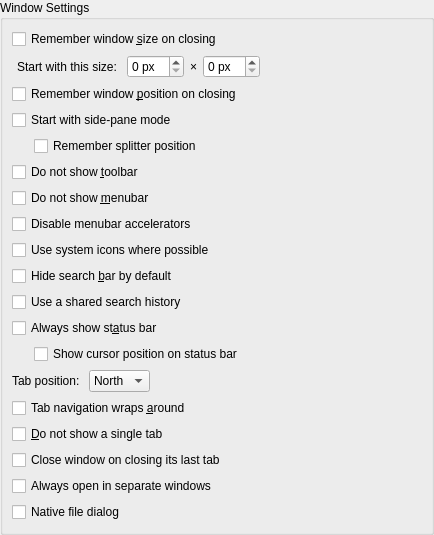
         <widget class="QWidget" name="scrollAreaWidgetContents1">
          <property name="geometry">
           <rect>
            <x>0</x>
            <y>0</y>
            <width>434</width>
            <height>442</height>
           </rect>
          </property>
          <layout class="QVBoxLayout" name="verticalLayout">
           <property name="spacing">
            <number>0</number>
           </property>
           <property name="leftMargin">
            <number>0</number>
           </property>
           <property name="topMargin">
            <number>0</number>
           </property>
           <property name="rightMargin">
            <number>0</number>
           </property>
           <property name="bottomMargin">
            <number>0</number>
           </property>
           <item>
            <widget class="QGroupBox" name="windowGoupBox">
             <property name="title">
              <string>Window Settings</string>
             </property>
             <layout class="QVBoxLayout" name="verticalLayout_1">
              <item>
               <widget class="QCheckBox" name="winSizeBox">
                <property name="text">
                 <string>Remember window &amp;size on closing</string>
                </property>
               </widget>
              </item>
              <item>
               <layout class="QHBoxLayout" name="horizontalLayout">
                <item>
                 <widget class="QLabel" name="sizeLable">
                  <property name="toolTip">
                   <string>Window frame is excluded.</string>
                  </property>
                  <property name="text">
                   <string>Start with this size: </string>
                  </property>
                  <property name="indent">
                   <number>5</number>
                  </property>
                 </widget>
                </item>
                <item>
                 <widget class="QSpinBox" name="spinX">
                  <property name="toolTip">
                   <string>Window frame is excluded.</string>
                  </property>
                  <property name="suffix">
                   <string> px</string>
                  </property>
                 </widget>
                </item>
                <item>
                 <widget class="QLabel" name="mLabel">
                  <property name="toolTip">
                   <string>Window frame is excluded.</string>
                  </property>
                  <property name="text">
                   <string>×</string>
                  </property>
                  <property name="alignment">
                   <set>Qt::AlignCenter</set>
                  </property>
                 </widget>
                </item>
                <item>
                 <widget class="QSpinBox" name="spinY">
                  <property name="toolTip">
                   <string>Window frame is excluded.</string>
                  </property>
                  <property name="suffix">
                   <string> px</string>
                  </property>
                 </widget>
                </item>
                <item>
                 <spacer name="horizontalSpacer">
                  <property name="orientation">
                   <enum>Qt::Horizontal</enum>
                  </property>
                  <property name="sizeType">
                   <enum>QSizePolicy::MinimumExpanding</enum>
                  </property>
                  <property name="sizeHint" stdset="0">
                   <size>
                    <width>5</width>
                    <height>5</height>
                   </size>
                  </property>
                 </spacer>
                </item>
               </layout>
              </item>
              <item>
               <widget class="QCheckBox" name="winPosBox">
                <property name="toolTip">
                 <string>Enforcing a window position is not recommended
and may not work with some window managers.</string>
                </property>
                <property name="text">
                 <string>Remember window &amp;position on closing</string>
                </property>
               </widget>
              </item>
              <item>
               <widget class="QCheckBox" name="sidePaneBox">
                <property name="toolTip">
                 <string>Most suitable with sessions
but without tab functionality.</string>
                </property>
                <property name="text">
                 <string>Start with side-pane mode</string>
                </property>
               </widget>
              </item>
              <item>
               <layout class="QHBoxLayout" name="horizontalLayout_1">
                <item>
                 <spacer name="horizontalSpacer_1">
                  <property name="orientation">
                   <enum>Qt::Horizontal</enum>
                  </property>
                  <property name="sizeType">
                   <enum>QSizePolicy::Fixed</enum>
                  </property>
                  <property name="sizeHint" stdset="0">
                   <size>
                    <width>22</width>
                    <height>5</height>
                   </size>
                  </property>
                 </spacer>
                </item>
                <item>
                 <widget class="QCheckBox" name="sidePaneSizeBox">
                  <property name="toolTip">
                   <string>Uncheck for 1/5 of the width.</string>
                  </property>
                  <property name="text">
                   <string>Remember splitter position</string>
                  </property>
                 </widget>
                </item>
               </layout>
              </item>
              <item>
               <widget class="QCheckBox" name="toolbarBox">
                <property name="text">
                 <string>Do not show &amp;toolbar</string>
                </property>
               </widget>
              </item>
              <item>
               <widget class="QCheckBox" name="menubarBox">
                <property name="toolTip">
                 <string>If the menubar is hidden,
a menu button appears on the toolbar.</string>
                </property>
                <property name="text">
                 <string>Do not show &amp;menubar</string>
                </property>
               </widget>
              </item>
              <item>
               <widget class="QCheckBox" name="accelBox">
                <property name="toolTip">
                 <string>Menubar accelerators are activated by Alt
and may interfere with customized shortcuts.</string>
                </property>
                <property name="text">
                 <string>Disable menubar accelerators</string>
                </property>
               </widget>
              </item>
              <item>
               <widget class="QCheckBox" name="iconBox">
                <property name="toolTip">
                 <string>Internal icons are used by default.</string>
                </property>
                <property name="text">
                 <string>Use system icons where possible</string>
                </property>
               </widget>
              </item>
              <item>
               <widget class="QCheckBox" name="searchbarBox">
                <property name="text">
                 <string>Hide search &amp;bar by default</string>
                </property>
               </widget>
              </item>
              <item>
               <widget class="QCheckBox" name="searchHistoryBox">
                <property name="toolTip">
                 <string>By default, each search entry
has a separate search history.</string>
                </property>
                <property name="text">
                 <string>Use a shared search history</string>
                </property>
               </widget>
              </item>
              <item>
               <widget class="QCheckBox" name="statusBox">
                <property name="text">
                 <string>Always show st&amp;atus bar</string>
                </property>
               </widget>
              </item>
              <item>
               <layout class="QHBoxLayout" name="horizontalLayout_2">
                <item>
                 <spacer name="horizontalSpacer_2">
                  <property name="orientation">
                   <enum>Qt::Horizontal</enum>
                  </property>
                  <property name="sizeType">
                   <enum>QSizePolicy::Fixed</enum>
                  </property>
                  <property name="sizeHint" stdset="0">
                   <size>
                    <width>22</width>
                    <height>5</height>
                   </size>
                  </property>
                 </spacer>
                </item>
                <item>
                 <widget class="QCheckBox" name="statusCursorsBox">
                  <property name="text">
                   <string>Show cursor position on status bar</string>
                  </property>
                 </widget>
                </item>
               </layout>
              </item>
              <item>
               <layout class="QHBoxLayout" name="horizontalLayout_3">
                <item>
                 <widget class="QLabel" name="tabLabel">
                  <property name="toolTip">
                   <string>Will take effect after closing this dialog.</string>
                  </property>
                  <property name="text">
                   <string>Tab position: </string>
                  </property>
                 </widget>
                </item>
                <item>
                 <widget class="QComboBox" name="tabCombo">
                  <property name="toolTip">
                   <string>Will take effect after closing this dialog.</string>
                  </property>
                  <item>
                   <property name="text">
                    <string>North</string>
                   </property>
                  </item>
                  <item>
                   <property name="text">
                    <string>South</string>
                   </property>
                  </item>
                  <item>
                   <property name="text">
                    <string>West</string>
                   </property>
                  </item>
                  <item>
                   <property name="text">
                    <string>East</string>
                   </property>
                  </item>
                 </widget>
                </item>
                <item>
                 <spacer name="horizontalSpacer_3">
                  <property name="orientation">
                   <enum>Qt::Horizontal</enum>
                  </property>
                  <property name="sizeType">
                   <enum>QSizePolicy::MinimumExpanding</enum>
                  </property>
                  <property name="sizeHint" stdset="0">
                   <size>
                    <width>5</width>
                    <height>5</height>
                   </size>
                  </property>
                 </spacer>
                </item>
               </layout>
              </item>
              <item>
               <widget class="QCheckBox" name="tabBox">
                <property name="toolTip">
                 <string>This means that, for LTR, Alt+Right goes to the first tab
after the last tab is activated, and the same for Alt+Left.

Tab navigation with mouse wheel is not affected.</string>
                </property>
                <property name="text">
                 <string>Tab navigation wraps &amp;around</string>
                </property>
               </widget>
              </item>
              <item>
               <widget class="QCheckBox" name="singleTabBox">
                <property name="toolTip">
                 <string>If this is checked, not only you will lose the informative
tooltip and context menu of a single tab but you could not
merge a single tabbed window into another one by tab drag-
and-drop either.</string>
                </property>
                <property name="text">
                 <string>&amp;Do not show a single tab</string>
                </property>
               </widget>
              </item>
              <item>
               <widget class="QCheckBox" name="lastTabBox">
                <property name="text">
                 <string>Close window on closing its last tab</string>
                </property>
               </widget>
              </item>
              <item>
               <widget class="QCheckBox" name="windowBox">
                <property name="toolTip">
                 <string>By default, if a FeatherPad window exists on the
current desktop, files will be opened in its tabs.

However, some desktop environments may not
report that they have multiple desktops.</string>
                </property>
                <property name="text">
                 <string>Always open in separate windows</string>
                </property>
               </widget>
              </item>
              <item>
               <widget class="QCheckBox" name="nativeDialogBox">
                <property name="toolTip">
                 <string>If this is checked, the file dialog provided by the current
desktop environment will be used instead of the Qt file dialog.

Some desktop environments, like KDE and LXQt, provide files dialogs.</string>
                </property>
                <property name="text">
                 <string>Native file dialog</string>
                </property>
               </widget>
              </item>
              <item>
               <spacer name="verticalSpacer">
                <property name="orientation">
                 <enum>Qt::Vertical</enum>
                </property>
                <property name="sizeType">
                 <enum>QSizePolicy::MinimumExpanding</enum>
                </property>
                <property name="sizeHint" stdset="0">
                 <size>
                  <width>5</width>
                  <height>1</height>
                 </size>
                </property>
               </spacer>
              </item>
             </layout>
            </widget>
           </item>
          </layout>
         </widget>
